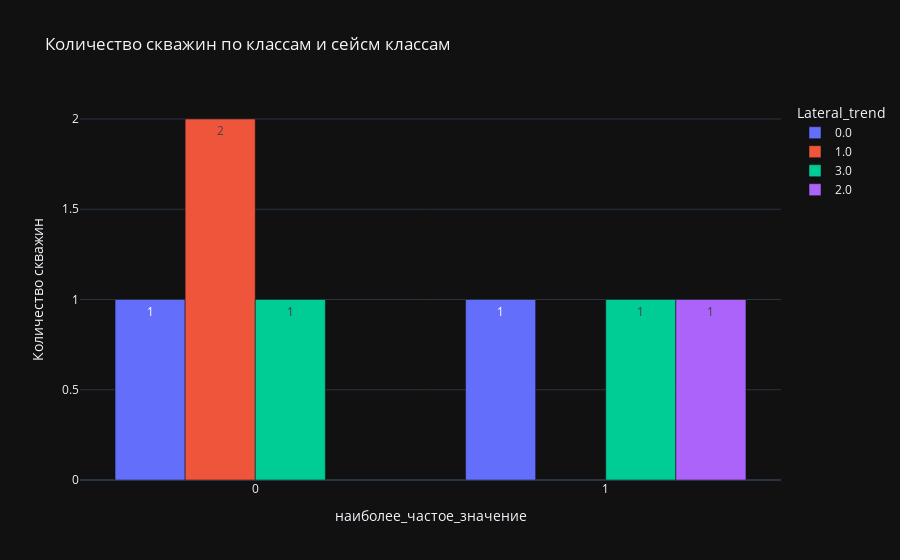

The notebook cell this image was saved under:
### Code cell
df_finish['Lateral_trend'] = df_finish['Lateral_trend'].astype(str)

count_df = df_finish.groupby(['наиболее_частое_значение', 'Lateral_trend']).size().reset_index(name='Количество скважин')

# Создание графика
fig = px.bar(count_df, 
             x='наиболее_частое_значение', 
             y='Количество скважин', 
             color='Lateral_trend',  
             barmode='group',  
             title='Количество скважин по классам и сейсм классам',
             labels={'наиболее_частое_значение': 'наиболее_частое_значение', 'Количество скважин': 'Количество скважин'},
             text='Количество скважин')




# Показать график
fig.show()

### Figure 1 — Plotly figure (JSON) as saved in the notebook; plotly's stock layout.template omitted (floating-point values rounded to 4 significant figures)
{"data": [{"alignmentgroup": "True", "hovertemplate": "Lateral_trend=0.0<br>наиболее_частое_значение=%{x}<br>Количество скважин=%{text}<extra></extra>", "legendgroup": "0.0", "marker": {"color": "#636efa", "pattern": {"shape": ""}}, "name": "0.0", "offsetgroup": "0.0", "orientation": "v", "showlegend": true, "text": [1.0, 1.0], "textposition": "auto", "x": [0.0, 1.0], "xaxis": "x", "y": [1, 1], "yaxis": "y", "type": "bar"}, {"alignmentgroup": "True", "hovertemplate": "Lateral_trend=1.0<br>наиболее_частое_значение=%{x}<br>Количество скважин=%{text}<extra></extra>", "legendgroup": "1.0", "marker": {"color": "#EF553B", "pattern": {"shape": ""}}, "name": "1.0", "offsetgroup": "1.0", "orientation": "v", "showlegend": true, "text": [2.0], "textposition": "auto", "x": [0.0], "xaxis": "x", "y": [2], "yaxis": "y", "type": "bar"}, {"alignmentgroup": "True", "hovertemplate": "Lateral_trend=3.0<br>наиболее_частое_значение=%{x}<br>Количество скважин=%{text}<extra></extra>", "legendgroup": "3.0", "marker": {"color": "#00cc96", "pattern": {"shape": ""}}, "name": "3.0", "offsetgroup": "3.0", "orientation": "v", "showlegend": true, "text": [1.0, 1.0], "textposition": "auto", "x": [0.0, 1.0], "xaxis": "x", "y": [1, 1], "yaxis": "y", "type": "bar"}, {"alignmentgroup": "True", "hovertemplate": "Lateral_trend=2.0<br>наиболее_частое_значение=%{x}<br>Количество скважин=%{text}<extra></extra>", "legendgroup": "2.0", "marker": {"color": "#ab63fa", "pattern": {"shape": ""}}, "name": "2.0", "offsetgroup": "2.0", "orientation": "v", "showlegend": true, "text": [1.0], "textposition": "auto", "x": [1.0], "xaxis": "x", "y": [1], "yaxis": "y", "type": "bar"}], "layout": {"xaxis": {"anchor": "y", "domain": [0.0, 1.0], "title": {"text": "наиболее_частое_значение"}}, "yaxis": {"anchor": "x", "domain": [0.0, 1.0], "title": {"text": "Количество скважин"}}, "legend": {"title": {"text": "Lateral_trend"}, "tracegroupgap": 0}, "title": {"text": "Количество скважин по классам и сейсм классам"}, "barmode": "group"}}
